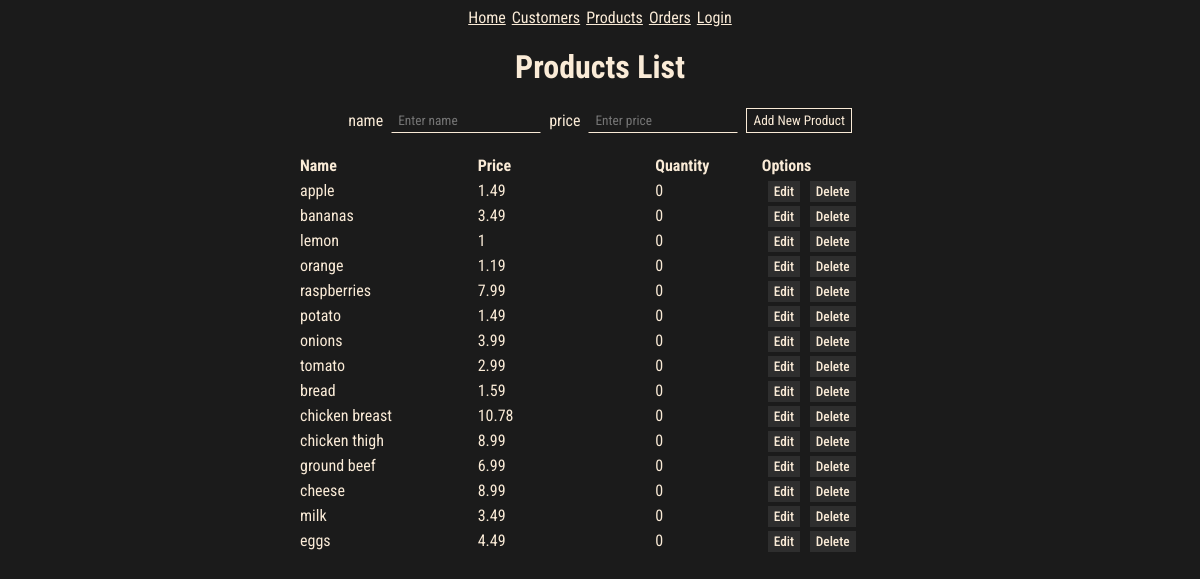
Page /products on the committed database.
### models.py (models this page shows)
class Product(db.Model):
    id = mapped_column(Integer, primary_key=True)
    name = mapped_column(String(50), nullable=False, unique=True)
    price = mapped_column(Integer, nullable=False)
    quantity = mapped_column(Integer, nullable=False, default=0)
    product_items = relationship("ProductOrder", back_populates="product")
    def to_json(self):
        self.price = round(self.price, 2)
        return {
            "id":self.id,
            "name":self.name,
            "price": self.price,
            "quantity": self.quantity,
        }

### app.py (the view)
@app.route("/products", methods=['GET', 'POST'])
def products_list():
    if request.method == 'POST':
        name = request.form['name']
        price =request.form['price']
        new_product = Product(name=name, price=price)
        db.session.add(new_product)
        db.session.commit()
        return redirect("/products")
    else:
        statement = db.select(Product).order_by(Product.id)
        results = db.session.execute(statement)
        products = []
        for product in results.scalars():
            json_record = Product.to_json(product)
            products.append(json_record)
        return render_template("products.html", products = products)

### templates/products.html
{% extends "base.html" %}
{% block content %}
<div class="container">
    <h1>Products List</h1>
    <form action="/products" method="POST">
        name<input type="text" name="name" placeholder="Enter name">
        price<input type="text" name="price" placeholder="Enter price">
        <input type="submit" value="Add New Product" class="button">
    </form>
    <table>
        <thead>
            <tr>
                <th scope="col" width="90">Name</th>
                <th scope="col" width="90">Price</th>
                <th scope="col" width="40">Quantity</th>
                <th scope="col" width="70">Options</th>
            </tr>
        </thead>
        <tbody>
            {% for product in products %}
            <tr>
                <td>{{ product.name }}</td>
                <td>{{ product.price }}</td>
                <td>{{ product.quantity }}</td>
                <td>
                    <a href="/product/{{product.id}}" class="btn">Edit</a>
                    <a href="/product/delete/{{product.id}}" class="btn"
                        onclick="return confirm('Are you sure to delete?')">Delete</a>
                </td>
            </tr>
            {% endfor %}
        </tbody>
    </table>
</div>
{% endblock %}

### static/style.css (style rules this page uses)
:root { --font-color: antiquewhite; --background: #1b1b1b; --bg-variant: #2e2e2e; --bg-variant-dark: #1f1e1e; }
body { display: flex; align-items: center; justify-content: center; background-color: var(--background); color: var(--font-color); font-family: "Roboto Condensed", sans-serif; }
.container { width: 80vw; max-width: 600px; display: flex; flex-direction: column; align-items: center; justify-content: center; }
a { color: var(--font-color); }
form { display: flex; gap: 6px; align-items: center; justify-content: center; }
table { margin-top: 20px; width: 100%; border-collapse: collapse; }
th, td { text-align: left; padding: 3px 0; }
input[type="text"] { background-color: transparent; font-family: "Roboto Condensed", sans-serif; border: 1px solid var(--background); padding: 4px 6px; border-bottom: 1px solid var(--font-color); margin: 0 2px; outline: none; color: var(--font-color); }
input[type="submit"] { cursor: pointer; font-family: "Roboto Condensed", sans-serif; background-color: transparent; color: var(--font-color); padding: 4px 6px; border: 1px solid var(--font-color); }
.btn { cursor: pointer; font-family: "Roboto Condensed", sans-serif; font-weight: 500; font-size: smaller; background-color: var(--bg-variant); color: var(--font-color); padding: 3px 6px; text-decoration: none; margin-left: 6px; }

### rows in the picture
Product: name "apple", price "1.49", quantity "0"
Product: name "bananas", price "3.49", quantity "0"
Product: name "lemon", price "1", quantity "0"
Product: name "orange", price "1.19", quantity "0"
Product: name "raspberries", price "7.99", quantity "0"
Product: name "potato", price "1.49", quantity "0"
Product: name "onions", price "3.99", quantity "0"
Product: name "tomato", price "2.99", quantity "0"
Product: name "bread", price "1.59", quantity "0"
Product: name "chicken breast", price "10.78", quantity "0"
Product: name "chicken thigh", price "8.99", quantity "0"
Product: name "ground beef", price "6.99", quantity "0"
Product: name "cheese", price "8.99", quantity "0"
Product: name "milk", price "3.49", quantity "0"
Product: name "eggs", price "4.49", quantity "0"
